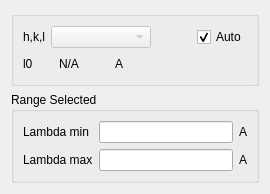
               <widget class="QWidget" name="tab_14">
                <attribute name="title">
                 <string>Bragg Edge Infos</string>
                </attribute>
                <layout class="QVBoxLayout" name="verticalLayout_25">
                 <item>
                  <widget class="QGroupBox" name="material_groupBox">
                   <property name="sizePolicy">
                    <sizepolicy hsizetype="Minimum" vsizetype="Preferred">
                     <horstretch>0</horstretch>
                     <verstretch>0</verstretch>
                    </sizepolicy>
                   </property>
                   <property name="title">
                    <string/>
                   </property>
                   <layout class="QVBoxLayout" name="verticalLayout_3">
                    <item>
                     <layout class="QHBoxLayout" name="horizontalLayout">
                      <item>
                       <widget class="QLabel" name="label">
                        <property name="text">
                         <string>h,k,l</string>
                        </property>
                       </widget>
                      </item>
                      <item>
                       <widget class="QComboBox" name="hkl_list_ui">
                        <property name="enabled">
                         <bool>false</bool>
                        </property>
                        <property name="minimumSize">
                         <size>
                          <width>100</width>
                          <height>0</height>
                         </size>
                        </property>
                        <property name="maximumSize">
                         <size>
                          <width>100</width>
                          <height>16777215</height>
                         </size>
                        </property>
                       </widget>
                      </item>
                      <item>
                       <spacer name="horizontalSpacer_2">
                        <property name="orientation">
                         <enum>Qt::Horizontal</enum>
                        </property>
                        <property name="sizeHint" stdset="0">
                         <size>
                          <width>40</width>
                          <height>20</height>
                         </size>
                        </property>
                       </spacer>
                      </item>
                      <item>
                       <widget class="QCheckBox" name="automatic_hkl0_checkBox">
                        <property name="text">
                         <string>Auto</string>
                        </property>
                        <property name="checked">
                         <bool>true</bool>
                        </property>
                       </widget>
                      </item>
                     </layout>
                    </item>
                    <item>
                     <layout class="QHBoxLayout" name="horizontalLayout_2">
                      <item>
                       <widget class="QLabel" name="bragg_edge_infos_lambda_0_label">
                        <property name="minimumSize">
                         <size>
                          <width>30</width>
                          <height>0</height>
                         </size>
                        </property>
                        <property name="maximumSize">
                         <size>
                          <width>30</width>
                          <height>16777215</height>
                         </size>
                        </property>
                        <property name="text">
                         <string>l0</string>
                        </property>
                       </widget>
                      </item>
                      <item>
                       <widget class="QLabel" name="bragg_edge_calculated">
                        <property name="minimumSize">
                         <size>
                          <width>50</width>
                          <height>0</height>
                         </size>
                        </property>
                        <property name="maximumSize">
                         <size>
                          <width>50</width>
                          <height>16777215</height>
                         </size>
                        </property>
                        <property name="text">
                         <string>N/A</string>
                        </property>
                       </widget>
                      </item>
                      <item>
                       <widget class="QLabel" name="bragg_edge_units">
                        <property name="text">
                         <string>A</string>
                        </property>
                       </widget>
                      </item>
                      <item>
                       <spacer name="horizontalSpacer">
                        <property name="orientation">
                         <enum>Qt::Horizontal</enum>
                        </property>
                        <property name="sizeHint" stdset="0">
                         <size>
                          <width>40</width>
                          <height>20</height>
                         </size>
                        </property>
                       </spacer>
                      </item>
                     </layout>
                    </item>
                   </layout>
                  </widget>
                 </item>
                 <item>
                  <widget class="QGroupBox" name="lambda_range_selected">
                   <property name="title">
                    <string>Range Selected</string>
                   </property>
                   <layout class="QGridLayout" name="gridLayout">
                    <item row="0" column="0">
                     <widget class="QLabel" name="lambda_min_label">
                      <property name="text">
                       <string>Lambda min</string>
                      </property>
                     </widget>
                    </item>
                    <item row="0" column="1">
                     <widget class="QLineEdit" name="lambda_min_lineEdit"/>
                    </item>
                    <item row="0" column="2">
                     <widget class="QLabel" name="lambda_min_units">
                      <property name="text">
                       <string>A</string>
                      </property>
                     </widget>
                    </item>
                    <item row="1" column="0">
                     <widget class="QLabel" name="lambda_max_label">
                      <property name="text">
                       <string>Lambda max</string>
                      </property>
                     </widget>
                    </item>
                    <item row="1" column="1">
                     <widget class="QLineEdit" name="lambda_max_lineEdit"/>
                    </item>
                    <item row="1" column="2">
                     <widget class="QLabel" name="lambda_max_units">
                      <property name="text">
                       <string>A</string>
                      </property>
                     </widget>
                    </item>
                   </layout>
                  </widget>
                 </item>
                </layout>
               </widget>
